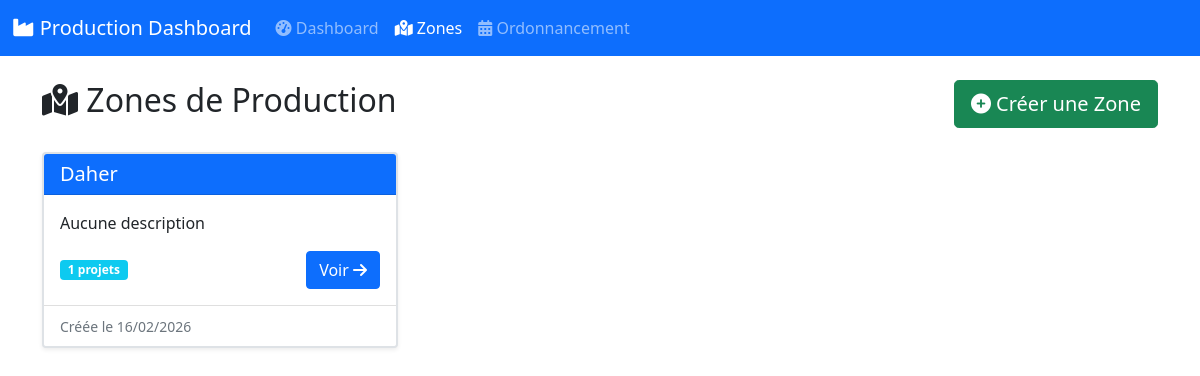
The page /zones on the database its author committed.
### models.py (models this page shows, shortened)
class Zone(db.Model):
    __tablename__ = 'zones'
    id = db.Column(db.Integer, primary_key=True)
    nom = db.Column(db.String(100), nullable=False, unique=True)
    description = db.Column(db.Text)
    date_creation = db.Column(db.DateTime, default=datetime.utcnow)
    projets = db.relationship('Projet', backref='zone', lazy='dynamic', cascade="all, delete-orphan")

### app.py (the view)
    @app.route('/zones')
    def liste_zones():
        zones = Zone.query.all()
        return render_template('zones/liste.html', zones=zones)

### templates/zones/liste.html (shortened to what this page needs)
{% extends "base.html" %}
{% block content %}
<div class="container mt-4">
    <div class="d-flex justify-content-between align-items-center mb-4">
        <h2><i class="fas fa-map-marked-alt"></i> Zones de Production</h2>
        <a href="{{ url_for('creer_zone') }}" class="btn btn-success btn-lg">
            <i class="fas fa-plus-circle"></i> Créer une Zone
        </a>
    </div>
    <div class="row">
        {% for zone in zones %}
        <div class="col-md-4 mb-4">
            <div class="card h-100 shadow-sm bg-white border border-2">
                <div class="card-header bg-primary text-white">
                    <h5 class="mb-0">{{ zone.nom }}</h5>
                </div>
                <div class="card-body bg-white text-dark">
                    <p class="card-text text-dark">{{ zone.description or 'Aucune description' }}</p>
                    <div class="d-flex justify-content-between align-items-center">
                        <span class="badge bg-info">{{ zone.projets.count() }} projets</span>
                        <a href="{{ url_for('detail_zone', zone_id=zone.id) }}" class="btn btn-primary">
                            Voir <i class="fas fa-arrow-right"></i>
                        </a>
                    </div>
                </div>
                <div class="card-footer bg-white">
                    <small class="text-muted">Créée le {{ zone.date_creation.strftime('%d/%m/%Y') }}</small>
                </div>
            </div>
        </div>
        {% endfor %}
    </div>
</div>
{% endblock %}

### static/css/style.css (style rules this page uses)
.card { transition: all 0.3s; }
.badge { font-size: 0.75rem; }

### rows shown on the page
Zone: nom "Daher", description "Aucune description", projets.count "1", date_creation "16/02/2026"
